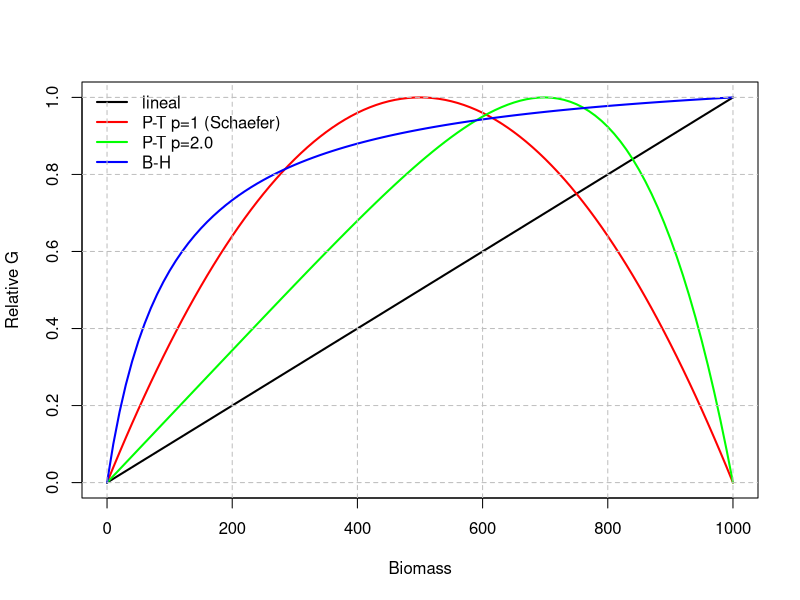

The R source for this figure:
rm(list=ls())

B=seq(0,1000,10)
r=0.3
K=1000
p=5
b=0.01


G1=(r+1)*B
G2=r*B*(1-B/K)
G3=r/p*B*(1-(B/K)^p)
G4=(r+1)*B/(1+b*B)

plot(B,G1/max(G1),type="l",lwd=2,ylab="Relative G", xlab="Biomass")
lines(B,G2/max(G2),col="red",lwd=2)
lines(B,G3/max(G3),col="green",lwd=2)
lines(B,G4/max(G4),col="blue",lwd=2)
legend("topleft",c("lineal", "P-T p=1 (Schaefer)","P-T p=2.0","B-H"),lty =c(1,1,1),col=c("black","red","green","blue"),
       lwd=2,cex=1.0,bty = "n")
grid(nx = NULL, ny = NULL, lty = 2, col = "gray",lwd = 1)




